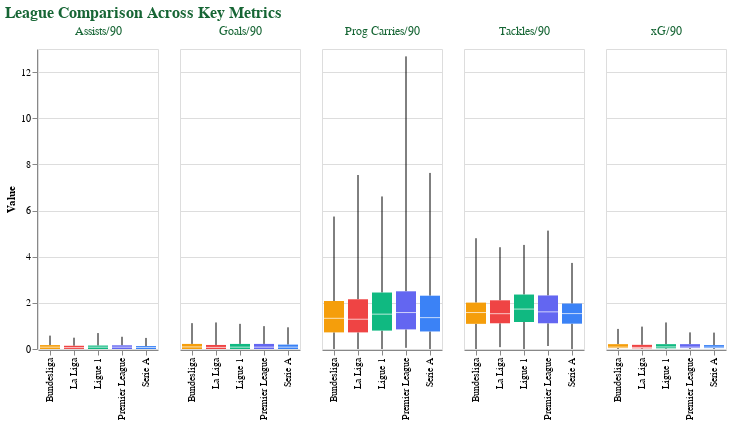

Source (Vega-Lite JSON):
### Vega-Lite specification from a JSON file in a GitHub repository (floating-point values rounded to 4 significant figures; data arrays with more than 128 entries replaced by an {"elided": "..."} marker saying what was removed)
{"config": {"view": {"continuousWidth": 300, "continuousHeight": 300}, "title": {"anchor": "start", "color": "#166534", "fontSize": 16}}, "data": {"name": "data-b176e334788595b9aa85e774dbe9c235"}, "mark": {"type": "boxplot", "extent": "min-max", "size": 20}, "encoding": {"color": {"field": "League", "legend": null, "scale": {"domain": ["Premier League", "La Liga", "Bundesliga", "Serie A", "Ligue 1"], "range": ["#6366f1", "#ef4444", "#f59e0b", "#3b82f6", "#10b981"]}, "type": "nominal"}, "column": {"field": "Metric_Label", "header": {"labelColor": "#166534", "labelFontSize": 12}, "title": "", "type": "nominal"}, "x": {"field": "League", "title": "", "type": "nominal"}, "y": {"field": "Value", "title": "Value", "type": "quantitative"}}, "height": 300, "title": "League Comparison Across Key Metrics", "width": 120, "$schema": "https://vega.github.io/schema/vega-lite/v5.20.1.json", "datasets": {"data-b176e334788595b9aa85e774dbe9c235": {"elided": "9135 records"}}}
